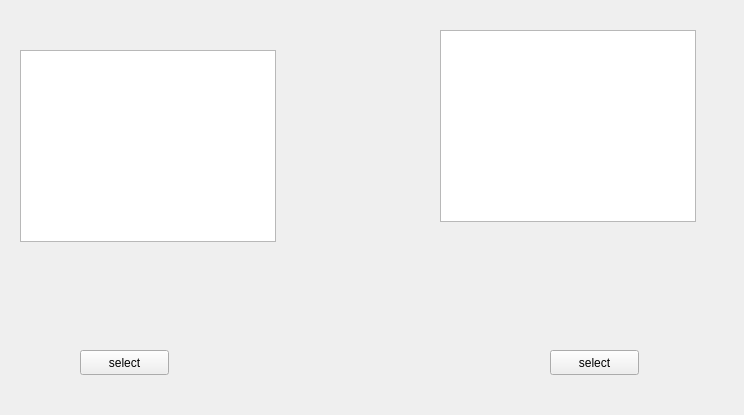
<?xml version="1.0" encoding="UTF-8"?>
<ui version="4.0">
 <class>devices</class>
 <widget class="QWidget" name="devices">
  <property name="geometry">
   <rect>
    <x>0</x>
    <y>0</y>
    <width>744</width>
    <height>415</height>
   </rect>
  </property>
  <property name="windowTitle">
   <string>DevicesList</string>
  </property>
  <widget class="QPushButton" name="select_card">
   <property name="geometry">
    <rect>
     <x>80</x>
     <y>350</y>
     <width>89</width>
     <height>25</height>
    </rect>
   </property>
   <property name="text">
    <string>select</string>
   </property>
  </widget>
  <widget class="QPushButton" name="select_port">
   <property name="geometry">
    <rect>
     <x>550</x>
     <y>350</y>
     <width>89</width>
     <height>25</height>
    </rect>
   </property>
   <property name="text">
    <string>select</string>
   </property>
  </widget>
  <widget class="QListView" name="soundCardList">
   <property name="geometry">
    <rect>
     <x>20</x>
     <y>50</y>
     <width>256</width>
     <height>192</height>
    </rect>
   </property>
   <property name="minimumSize">
    <size>
     <width>256</width>
     <height>0</height>
    </size>
   </property>
   <property name="maximumSize">
    <size>
     <width>256</width>
     <height>16777215</height>
    </size>
   </property>
  </widget>
  <widget class="QListView" name="portsList">
   <property name="geometry">
    <rect>
     <x>440</x>
     <y>30</y>
     <width>256</width>
     <height>192</height>
    </rect>
   </property>
  </widget>
 </widget>
 <resources/>
 <connections/>
</ui>
